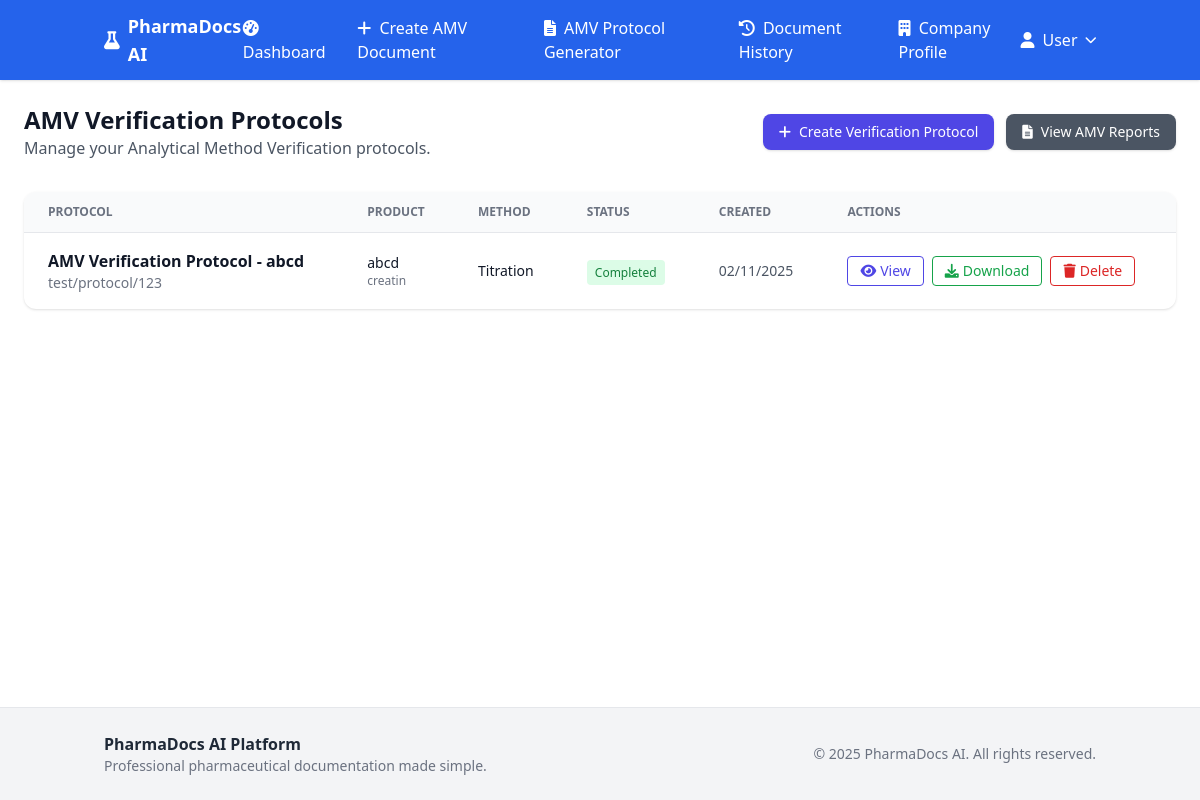
/amv/verification/list (signed in), run on an earlier commit of the app's database.
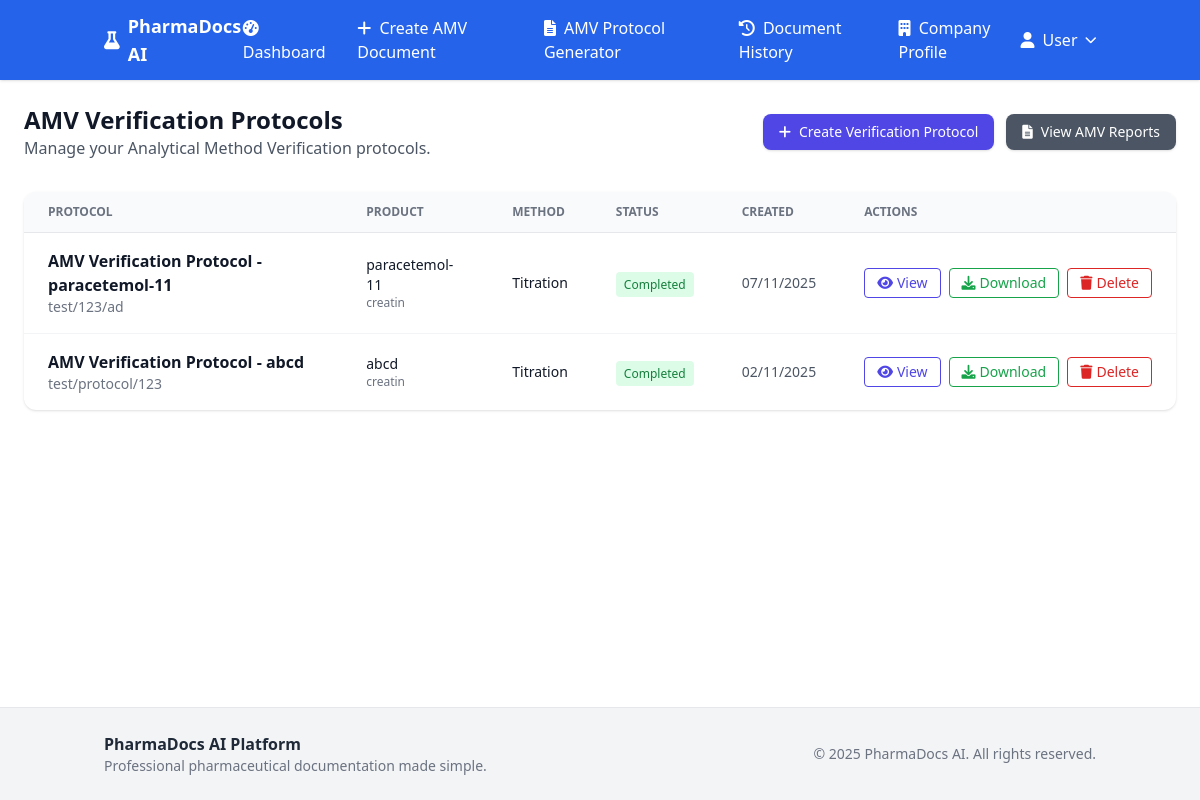
And on a later commit of the database.
### models.py (models this page shows, shortened)
class Document(db.Model):
    __tablename__ = 'documents'
    id: Mapped[int] = mapped_column(Integer, primary_key=True)
    user_id: Mapped[int] = mapped_column(Integer, ForeignKey('users.id'), nullable=False)
    company_id: Mapped[int] = mapped_column(Integer, ForeignKey('companies.id'), nullable=False)
    document_type: Mapped[str] = mapped_column(String(50), nullable=False)  # AMV, PV, Stability, etc.
    document_number: Mapped[str] = mapped_column(String(100), nullable=True)
    title: Mapped[str] = mapped_column(String(300), nullable=False)
    status: Mapped[str] = mapped_column(String(20), default='draft')  # draft, generated, completed
    stp_file_url: Mapped[str] = mapped_column(String(500), nullable=True)
    raw_data_url: Mapped[str] = mapped_column(String(500), nullable=True)
    method_analysis_file_url: Mapped[str] = mapped_column(String(500), nullable=True)  # Added for AMV
    generated_doc_url: Mapped[str] = mapped_column(String(500), nullable=True)
    generated_excel_url: Mapped[str] = mapped_column(String(500), nullable=True)
    document_metadata: Mapped[str] = mapped_column(Text, nullable=True)  # JSON string for additional data
    created_at: Mapped[datetime] = mapped_column(DateTime, default=datetime.now())
    updated_at: Mapped[datetime] = mapped_column(DateTime, default=datetime.now(), onupdate=datetime.now())
    user: Mapped["User"] = relationship("User", back_populates="documents")
    company: Mapped["Company"] = relationship("Company", back_populates="documents")
    amv_details: Mapped["AMVDocument"] = relationship("AMVDocument", back_populates="document", uselist=False)
    amv_verification_details: Mapped["AMVVerificationDocument"] = relationship("AMVVerificationDocument", back_populates="document", uselist=False)

class AMVVerificationDocument(db.Model):
    __tablename__ = 'amv_verification_documents'
    id: Mapped[int] = mapped_column(Integer, primary_key=True)
    document_id: Mapped[int] = mapped_column(Integer, ForeignKey('documents.id'), nullable=False)
    product_name: Mapped[str] = mapped_column(String(200), nullable=False)
    active_ingredient: Mapped[str] = mapped_column(String(200), nullable=False)
    label_claim: Mapped[str] = mapped_column(String(100), nullable=False)
    test_method: Mapped[str] = mapped_column(String(50), nullable=False)  # HPLC, UV, Titration, etc.
    company_name: Mapped[str] = mapped_column(String(200), nullable=False)
    company_location: Mapped[str] = mapped_column(String(500), nullable=True)
    protocol_number: Mapped[str] = mapped_column(String(100), nullable=False)
    method_parameters: Mapped[str] = mapped_column(Text, nullable=True)
    selected_equipment: Mapped[str] = mapped_column(Text, nullable=True)
    selected_glass_materials: Mapped[str] = mapped_column(Text, nullable=True)
    selected_reagents: Mapped[str] = mapped_column(Text, nullable=True)
    selected_reference: Mapped[str] = mapped_column(Text, nullable=True)
    validation_parameters: Mapped[str] = mapped_column(Text, nullable=True)  # JSON array
    prepared_by_name: Mapped[str] = mapped_column(String(100), nullable=True)
    prepared_by_dept: Mapped[str] = mapped_column(String(100), nullable=True)
    reviewed_by_name: Mapped[str] = mapped_column(String(100), nullable=True)
    reviewed_by_dept: Mapped[str] = mapped_column(String(100), nullable=True)
    approved_by_name: Mapped[str] = mapped_column(String(100), nullable=True)
    approved_by_dept: Mapped[str] = mapped_column(String(100), nullable=True)
    authorized_by_name: Mapped[str] = mapped_column(String(100), nullable=True)
    authorized_by_dept: Mapped[str] = mapped_column(String(100), nullable=True)
    specification_range: Mapped[str] = mapped_column(String(100), nullable=True)
    wavelength: Mapped[str] = mapped_column(String(50), nullable=True)
    molecular_weight: Mapped[str] = mapped_column(String(50), nullable=True)
    molecular_formula: Mapped[str] = mapped_column(String(100), nullable=True)
    smiles: Mapped[str] = mapped_column(String(500), nullable=True)
    verification_status: Mapped[str] = mapped_column(String(20), default='draft')  # draft, in_progress, completed
    protocol_generated: Mapped[bool] = mapped_column(Boolean, default=False)
    report_generated: Mapped[bool] = mapped_column(Boolean, default=False)
    created_at: Mapped[datetime] = mapped_column(DateTime, default=datetime.now())
    updated_at: Mapped[datetime] = mapped_column(DateTime, default=datetime.now(), onupdate=datetime.now())
    document: Mapped["Document"] = relationship("Document", back_populates="amv_verification_details")

### app_routes/amv_routes.py (the view)
@amv_bp.route('/verification/list')
def list_amv_verification_documents():
    if 'user_id' not in session:
        return redirect(url_for('auth.login'))
    user_id = session['user_id']
    documents = Document.query.filter_by(
        user_id=user_id,
        document_type='AMV_VERIFICATION'
    ).order_by(Document.created_at.desc()).all()
    return render_template('amv_verification_list.html', documents=documents)

### app.py (called while the page is built)
@app.context_processor
def utility_processor():
    return {
        'get_amv_documents_count': get_amv_documents_count,
        'get_amv_verification_count': get_amv_verification_count
    }

### templates/amv_verification_list.html (shortened to what the changed rows need)
{% extends "base.html" %}
{% block content %}
<div class="px-6 py-6 max-w-7xl mx-auto">
    <div class="flex flex-col md:flex-row justify-between items-start md:items-center mb-8">
        <div>
            <h1 class="text-2xl font-bold text-gray-900">AMV Verification Protocols</h1>
        </div>
    </div>
    {% if documents %}
    <div class="bg-white rounded-xl shadow overflow-hidden">
        <div class="overflow-x-auto">
            <table class="min-w-full divide-y divide-gray-200">
                <thead class="bg-gray-50">
                    <tr>
                        <th class="px-6 py-3 text-left text-xs font-semibold text-gray-500 uppercase">Protocol</th>
                        <th class="px-6 py-3 text-left text-xs font-semibold text-gray-500 uppercase">Product</th>
                        <th class="px-6 py-3 text-left text-xs font-semibold text-gray-500 uppercase">Method</th>
                        <th class="px-6 py-3 text-left text-xs font-semibold text-gray-500 uppercase">Status</th>
                        <th class="px-6 py-3 text-left text-xs font-semibold text-gray-500 uppercase">Created</th>
                        <th class="px-6 py-3 text-left text-xs font-semibold text-gray-500 uppercase">Actions</th>
                    </tr>
                </thead>
                <tbody class="divide-y divide-gray-100">
                    {% for doc in documents %}
                    <tr>
                        <td class="px-6 py-4">
                            <div class="font-semibold text-gray-900">{{ doc.title }}</div>
                            <div class="text-sm text-gray-500">{{ doc.document_number or 'No number' }}</div>
                        </td>
                        <td class="px-6 py-4">
                            {% if doc.amv_verification_details %}
                            <div class="text-sm text-gray-900">{{ doc.amv_verification_details.product_name }}</div>
                            <div class="text-xs text-gray-500">{{ doc.amv_verification_details.active_ingredient }}</div>
                            {% else %}
                            <span class="text-gray-400">No details</span>
                            {% endif %}
                        </td>
                        <td class="px-6 py-4">
                            {% if doc.amv_verification_details %}
                            <div class="text-sm text-gray-900">{{ doc.amv_verification_details.test_method or 'N/A' }}</div>
                            {% else %}
                            <span class="text-gray-400">N/A</span>
                            {% endif %}
                        </td>
                        <td class="px-6 py-4">
                            {% if doc.status == 'completed' %}
                            <span class="px-2 py-1 text-xs font-medium bg-green-100 text-green-700 rounded">Completed</span>
                            {% elif doc.status == 'generated' %}
                            <span class="px-2 py-1 text-xs font-medium bg-sky-100 text-sky-700 rounded">Generated</span>
                            {% else %}
                            <span class="px-2 py-1 text-xs font-medium bg-amber-100 text-amber-700 rounded">Draft</span>
                            {% endif %}
                        </td>
                        <td class="px-6 py-4 text-sm text-gray-600">
                            {{ doc.created_at.strftime("%d/%m/%Y") }}
                        </td>
                        <td class="px-6 py-4">
                            <div class="flex items-center space-x-2">
                                <a href="{{ url_for('amv_bp.view_amv_verification', document_id=doc.id) }}"
                                   class="inline-flex items-center px-3 py-1 border border-indigo-600 text-indigo-600 hover:bg-indigo-50 rounded text-sm"
                                   title="View">
                                    <i class="fas fa-eye mr-1"></i> View
                                </a>
                                {% if doc.generated_doc_url %}
                                <a href="{{ url_for('amv_bp.download_verification_protocol', document_id=doc.id) }}"
                                   class="inline-flex items-center px-3 py-1 border border-green-600 text-green-600 hover:bg-green-50 rounded text-sm"
                                   title="Download">
                                    <i class="fas fa-download mr-1"></i> Download
                                </a>
                                {% endif %}
                                <button onclick="deleteDocument({{ doc.id }}, 'AMV_VERIFICATION')"
                                        class="inline-flex items-center px-3 py-1 border border-red-600 text-red-600 hover:bg-red-50 rounded text-sm"
                                        title="Delete">
                                    <i class="fas fa-trash mr-1"></i> Delete
                                </button>
                            </div>
                        </td>
                    </tr>
                    {% endfor %}
                </tbody>
            </table>
        </div>
    </div>
    {% endif %}
</div>
{% endblock %}

What changed in the data, as far as the page shows it:
added Document: title "AMV Verification Protocol - paracetemol-11", document_number "test/123/ad", amv_verification_details.product_name "paracetemol-11", amv_verification_details.active_ingredient "creatin", amv_verification_details "Titration", status "Completed", created_at "07/11/2025"
